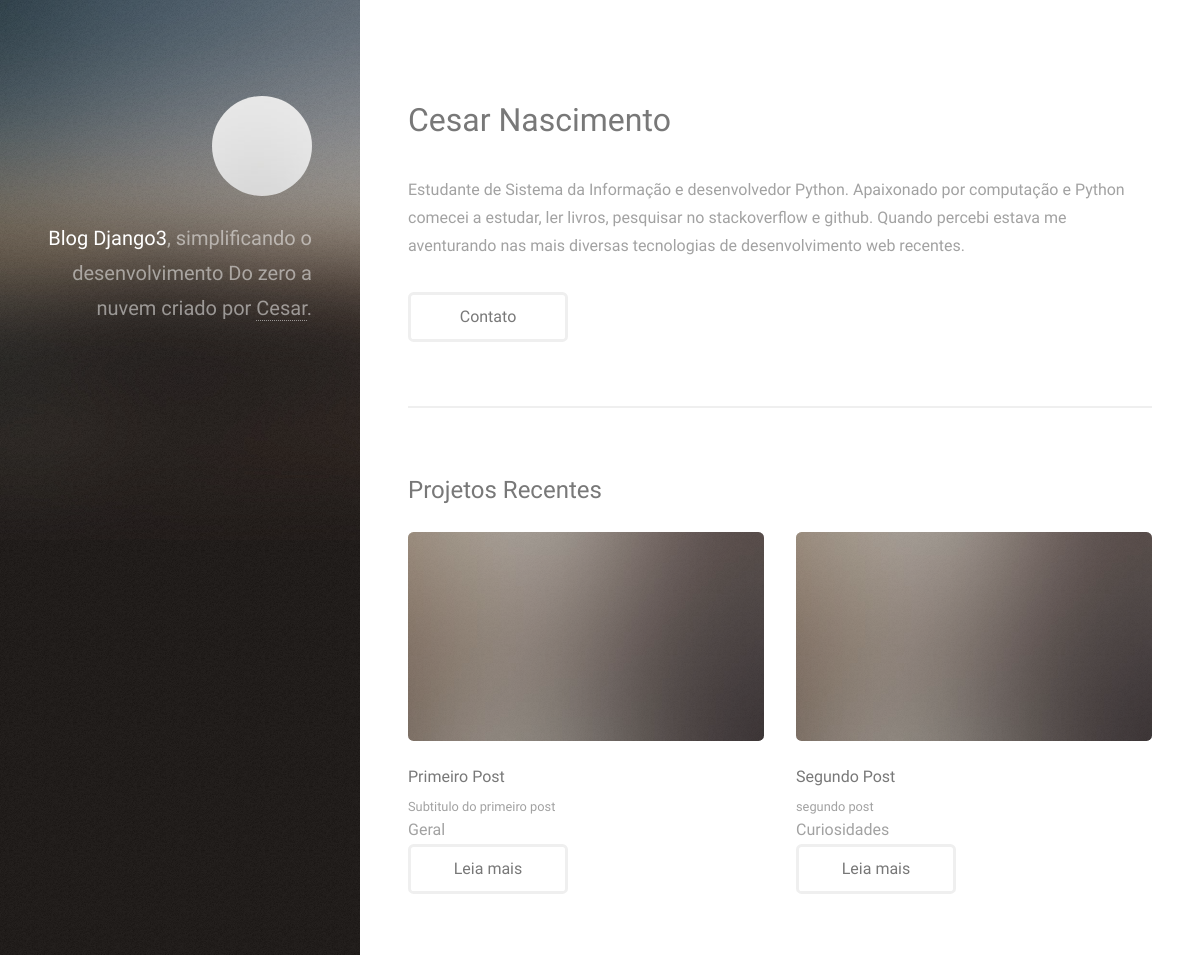
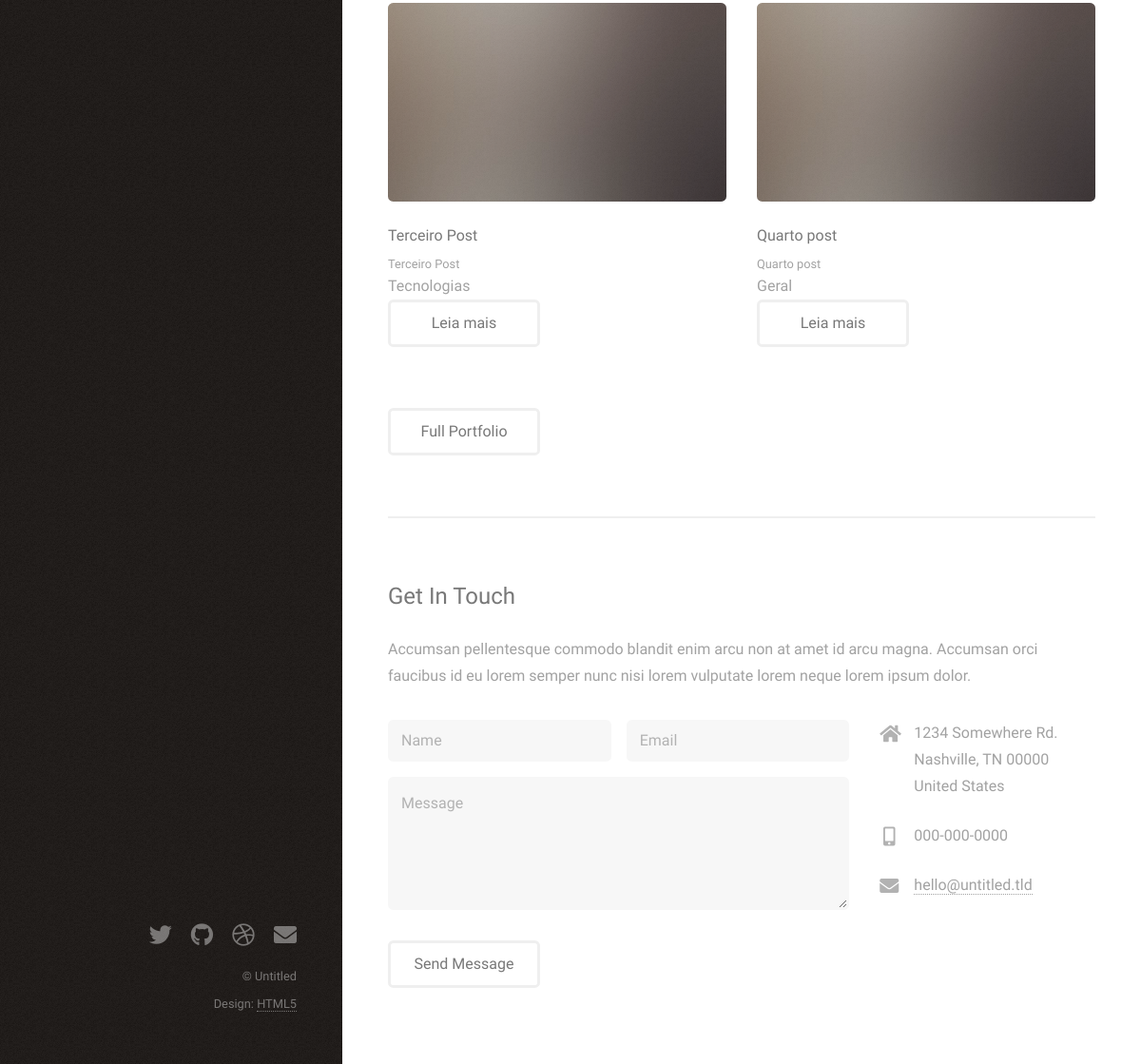
Screenshot of /blog/ with the database file from the repository (2 pictures, top to bottom).
### website/models.py (models this page shows, shortened)
class Post(models.Model):
    title = models.CharField(max_length=100)
    sub_title = models.CharField(max_length=200)
    content = models.TextField()
    categories = models.CharField(
        max_length=2,
        choices=Categorias.choices,
        default=Categorias.GR
    )
    deleted = models.BooleanField(default=True)
    def full_name(self):
        return self.title + self.sub_title
    def get_category_label(self):
        return self.get_categories_display()
    full_name.admin_order_field = 'title'

### website/views.py (the view)
# urls.py: path('', hello_blog, name='home_blog'),
def hello_blog(request):
    lista = [
            'Django', 'Python', 'Git', 'HTML',
            'Banco de dados', 'Linux', 'nginx', 'Uwsgi'
            'Systemctl',
            ]
    list_posts = Post.objects.filter(deleted=False)
    data = {
            'name': 'Django3',
            'lista_tecnologias': lista,
            'posts': list_posts,
            }
    return render(request, 'index.html', data)

### website/templates/index.html (shortened to what this page needs)
{% load static %}
<!DOCTYPE HTML>
<html>
	<head>
		<link rel="stylesheet" href="{%static 'assets/css/main.css' %}" />
	</head>
	<body class="is-preload">
			<header id="header">
				<div class="inner">
					<a href="#" class="image avatar"><img src="{%static 'images/avatar.jpg' %}" alt="" /></a>
					<h1><strong>Blog Django3</strong>, simplificando o desenvolvimento<br />
					Do zero a nuvem<br />
					criado por <a href="#">Cesar</a>.</h1>
				</div>
			</header>
			<div id="main">
					<section id="one">
						<header class="major">
							<h2>Cesar Nascimento</h2>
						</header>
						<p>Estudante de Sistema da Informação e desenvolvedor Python. Apaixonado por computação e Python comecei a estudar, ler livros, pesquisar no stackoverflow e github. Quando percebi estava me aventurando nas mais diversas tecnologias de desenvolvimento web recentes.</p>
						<ul class="actions">
							<li><a href="#" class="button">Contato</a></li>
						</ul>
					</section>
					<section id="two">
						<h2>Projetos Recentes</h2>
						<div class="row">
                            {% for post in posts %}
                                <article class="col-6 col-12-xsmall work-item">
                                    <a href="{%static 'images/fulls/01.jpg' %}" class="image fit thumb"><img src="{%static 'images/thumbs/01.jpg' %}" alt="" /></a>
                                    <h3>{{ post.title }}</h3>
                                    <p>{{ post.sub_title }}</p>
									<span>{{ post.get_category_label }}</span>
									<ul class="actions">
										<li><a href="{% url 'post_detail' post.id %}" class="button">Leia mais</a></li>
									</ul>
                                </article>
                            {% endfor %}
						</div>
						<ul class="actions">
							<li><a href="#" class="button">Full Portfolio</a></li>
						</ul>
					</section>
					<section id="three">
						<h2>Get In Touch</h2>
						<p>Accumsan pellentesque commodo blandit enim arcu non at amet id arcu magna. Accumsan orci faucibus id eu lorem semper nunc nisi lorem vulputate lorem neque lorem ipsum dolor.</p>
						<div class="row">
							<div class="col-8 col-12-small">
								<form method="post" action="#">
									<div class="row gtr-uniform gtr-50">
										<div class="col-6 col-12-xsmall"><input type="text" name="name" id="name" placeholder="Name" /></div>
										<div class="col-6 col-12-xsmall"><input type="email" name="email" id="email" placeholder="Email" /></div>
										<div class="col-12"><textarea name="message" id="message" placeholder="Message" rows="4"></textarea></div>
									</div>
								</form>
								<ul class="actions">
									<li><input type="submit" value="Send Message" /></li>
								</ul>
							</div>
							<div class="col-4 col-12-small">
								<ul class="labeled-icons">
									<li>
										<h3 class="icon solid fa-home"><span class="label">Address</span></h3>
										1234 Somewhere Rd.<br />
										Nashville, TN 00000<br />
										United States
									</li>
									<li>
										<h3 class="icon solid fa-mobile-alt"><span class="label">Phone</span></h3>
										000-000-0000
									</li>
									<li>
										<h3 class="icon solid fa-envelope"><span class="label">Email</span></h3>
										<a href="#">hello@untitled.tld</a>
									</li>
								</ul>
							</div>
						</div>
					</section>
			</div>
			<footer id="footer">
				<div class="inner">
					<ul class="icons">
						<li><a href="#" class="icon brands fa-twitter"><span class="label">Twitter</span></a></li>
						<li><a href="#" class="icon brands fa-github"><span class="label">Github</span></a></li>
						<li><a href="#" class="icon brands fa-dribbble"><span class="label">Dribbble</span></a></li>
						<li><a href="#" class="icon solid fa-envelope"><span class="label">Email</span></a></li>
					</ul>
					<ul class="copyright">
						<li>&copy; Untitled</li><li>Design: <a href="http://html5up.net">HTML5</a></li>
					</ul>
				</div>
			</footer>
	</body>
</html>

### rows the page displays
Post: title "Primeiro Post", sub_title "Subtitulo do primeiro post", get_category_label "Geral"
Post: title "Segundo Post", sub_title "segundo post", get_category_label "Curiosidades"
Post: title "Terceiro Post", sub_title "Terceiro Post", get_category_label "Tecnologias"
Post: title "Quarto post", sub_title "Quarto post", get_category_label "Geral"
